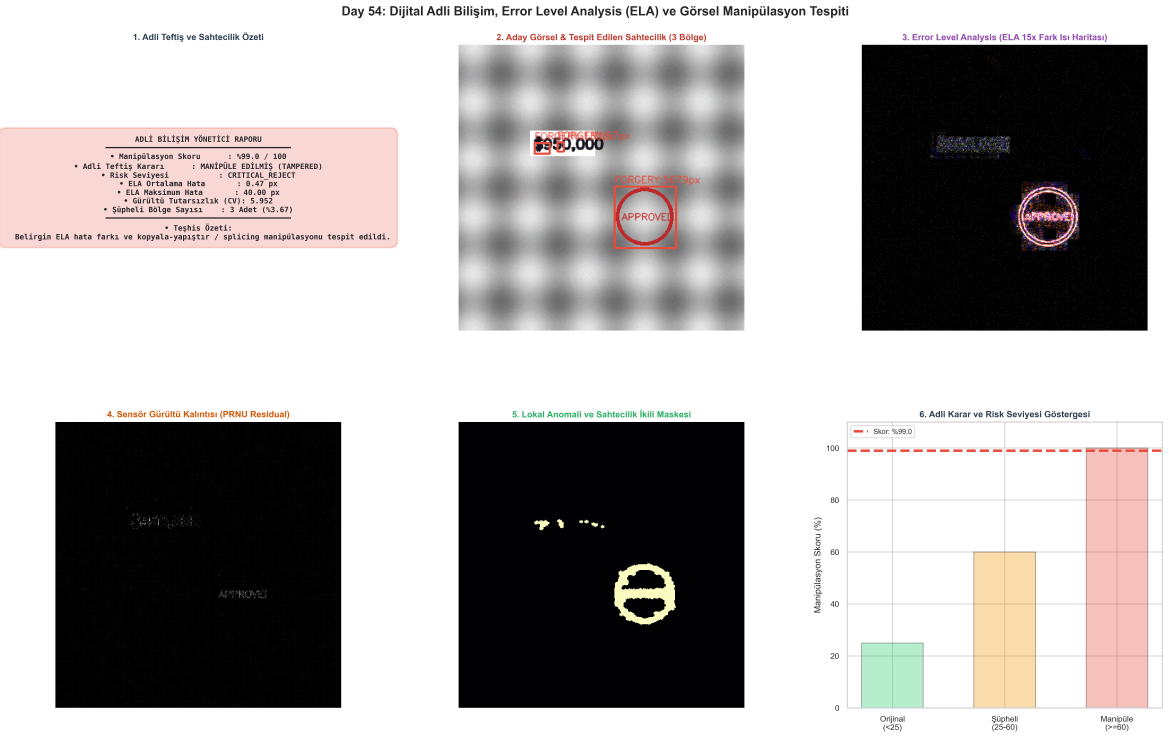
#> input picture day-54-image-forensics-inspector/ciktilar/adli_teftis_paneli.png, 5841 x 3687 px (shown at 1/5 size)
$ python -i adli_teftis_motoru.py   (imports and definitions only)
#> lines starting #> are read from the running program, lines starting #| are printed output that depends on the picture
"""
Dijital Adli Bilişim ve Manipülasyon Tespit Motoru (Forensic Multi-Metric Decision Engine).
"""

from typing import Dict, Any, List
import cv2
import numpy as np
from .ela_analizoru import ErrorLevelAnalizoru
from .gurultu_adli_analizor import GurultuAdliAnalizoru


class AdliTeftisMotoru:
    """ELA ve Sensör Gürültü Tutarsızlığını birleştirerek sahtecilik ve görsel manipülasyonu tespit eder."""

    def __init__(self, ela_kalite: int = 90, z_esigi: float = 2.5):
        self.ela_kalite = ela_kalite
        self.z_esigi = z_esigi

    def teftis_et(self, img_rgb: np.ndarray) -> Dict[str, Any]:
        """Uçtan uca adli bilişim analizi yaparak şüpheli bölgeleri kutular ve manipülasyon skorunu üretir."""
        h, w = img_rgb.shape[:2]

        # 1. ELA Analizi
        ela_rgb, fark_gri, ela_istatistik = ErrorLevelAnalizoru.ela_hesapla(
            img_rgb, kalite=self.ela_kalite, olcek_carpani=15.0
        )
        anomali_maskesi = ErrorLevelAnalizoru.anomali_maskesi_uret(fark_gri, z_esik=self.z_esigi)

        # 2. Sensör Gürültü Kalıntısı ve Lokal Varyans Analizi
        kalinti, kalinti_norm = GurultuAdliAnalizoru.gurultu_kalintisi_hesapla(img_rgb, filtre_ksize=3)
        lokal_varyans, gürültü_cv = GurultuAdliAnalizoru.lokal_gurultu_varyansi_haritasi(kalinti, blok_boyutu=16)

        # 3. Morfolojik Maske Temizleme ve Kontur Çıkarma
        kernel = cv2.getStructuringElement(cv2.MORPH_ELLIPSE, (5, 5))
        temiz_maske = cv2.morphologyEx(anomali_maskesi, cv2.MORPH_CLOSE, kernel)
        temiz_maske = cv2.morphologyEx(temiz_maske, cv2.MORPH_OPEN, kernel)

        konturlar, _ = cv2.findContours(temiz_maske, cv2.RETR_EXTERNAL, cv2.CHAIN_APPROX_SIMPLE)

        supheli_bolgeler: List[Dict[str, Any]] = []
        anotasyonlu_img = img_rgb.copy()
        toplam_supheli_alan = 0

        for idx, cnt in enumerate(konturlar):
            alan = cv2.contourArea(cnt)
            if alan >= 40:  # Minimum şüpheli alan eşiği
                x, y, bw, bh = cv2.boundingRect(cnt)
                toplam_supheli_alan += int(alan)

                # Bölge içi lokal ELA ve gürültü ortalaması
                bolge_ela = float(np.mean(fark_gri[y:y+bh, x:x+bw]))
                bolge_varyans = float(np.mean(lokal_varyans[y:y+bh, x:x+bw]))

                supheli_bolgeler.append({
                    "id": idx + 1,
                    "kutu": (x, y, bw, bh),
                    "alan_px": int(alan),
                    "bolge_ela_ort": round(bolge_ela, 2),
                    "bolge_varyans_ort": round(bolge_varyans, 2)
                })

                # Görsel üzerine kırmızı kutu ve etiket çizimi
                cv2.rectangle(anotasyonlu_img, (x, y), (x + bw, y + bh), (231, 76, 60), 2)
                cv2.putText(
                    anotasyonlu_img, f"FORGERY:{int(alan)}px", (x, max(y - 5, 15)),
                    cv2.FONT_HERSHEY_SIMPLEX, 0.45, (231, 76, 60), 1, cv2.LINE_AA
                )

        supheli_alan_orani = (toplam_supheli_alan / (h * w)) * 100.0

        # 4. Sahtecilik Güven Skoru Hesabı (0 - 100)
        # Formül: ELA Z-skor anomali oranı + Gürültü tutarsızlık katsayısı + Şüpheli bölge sayısı
        skor_bilesen_alan = min(40.0, supheli_alan_orani * 15.0)
        skor_bilesen_gurultu = min(35.0, max(0.0, (gürültü_cv - 0.45) * 60.0))
        skor_bilesen_kontur = min(25.0, len(supheli_bolgeler) * 8.0)

        manipulasyon_skoru = float(round(min(100.0, skor_bilesen_alan + skor_bilesen_gurultu + skor_bilesen_kontur), 1))

        # 5. Adli Karar
        if manipulasyon_skoru < 25.0 and len(supheli_bolgeler) == 0:
            karar = "ORİJİNAL (AUTHENTIC)"
            risk_seviyesi = "LOW"
            karar_renk = "#2ecc71"
            aciklama = "Doğal homojen JPEG sıkıştırma dengesi ve sensör gürültü sürekliliği tespit edildi."
        elif manipulasyon_skoru < 60.0:
            karar = "ŞÜPHELİ (SUSPICIOUS)"
            risk_seviyesi = "WARNING"
            karar_renk = "#f39c12"
            aciklama = "Hafif ELA dengesizliği veya bölgesel gürültü varyans kayması tespit edildi."
        else:
            karar = "MANİPÜLE EDİLMİŞ (TAMPERED)"
            risk_seviyesi = "CRITICAL_REJECT"
            karar_renk = "#e74c3c"
            aciklama = "Belirgin ELA hata farkı ve kopyala-yapıştır / splicing manipülasyonu tespit edildi."

        return {
            "manipulasyon_skoru": manipulasyon_skoru,
            "karar": karar,
            "risk_seviyesi": risk_seviyesi,
            "karar_renk": karar_renk,
            "aciklama": aciklama,
            "supheli_bolgeler": supheli_bolgeler,
            "supheli_alan_orani": round(supheli_alan_orani, 3),
            "gurultu_tutarsizlik_cv": gürültü_cv,
            "ela_istatistik": ela_istatistik,
            "ela_rgb": ela_rgb,
            "fark_gri": fark_gri,
            "kalinti_norm": kalinti_norm,
            "lokal_varyans": lokal_varyans,
            "ikili_maske": temiz_maske,
            "anotasyonlu_gorsel": anotasyonlu_img
        }

>>> import cv2
>>> picture = cv2.imread('../ciktilar/adli_teftis_paneli.png', cv2.IMREAD_GRAYSCALE)
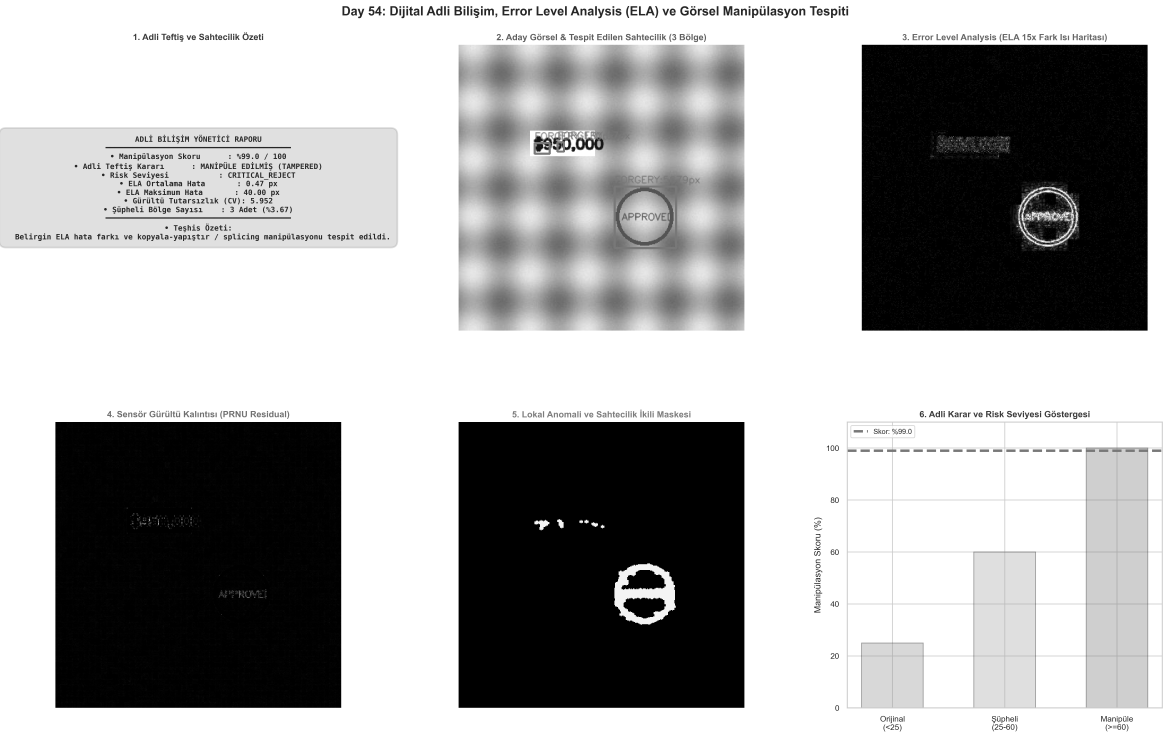
#> picture: shape (3687, 5841) (shown at 1/5 size); min 0, max 255, mean 170
>>> result = AdliTeftisMotoru().teftis_et(picture)
#> (the run stopped early here; a loop or call above may not have finished)
